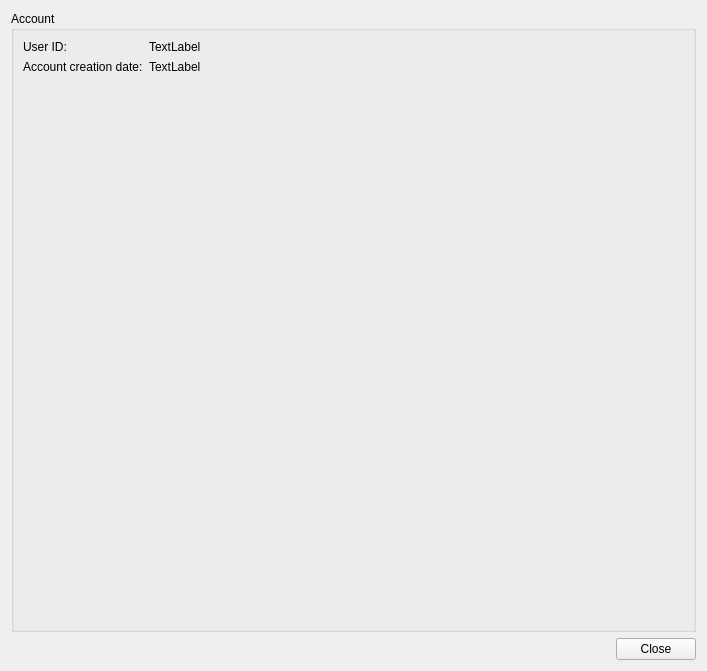
<?xml version="1.0" encoding="UTF-8"?>
<ui version="4.0">
 <class>w_AccountInfo</class>
 <widget class="QWidget" name="w_AccountInfo">
  <property name="geometry">
   <rect>
    <x>0</x>
    <y>0</y>
    <width>707</width>
    <height>671</height>
   </rect>
  </property>
  <property name="windowTitle">
   <string>Form</string>
  </property>
  <layout class="QGridLayout" name="gridLayout">
   <item row="1" column="1">
    <widget class="QPushButton" name="pb_Close">
     <property name="text">
      <string>Close</string>
     </property>
     <property name="icon">
      <iconset resource="../../Icons/Icons.qrc">
       <normaloff>:/General/Cancel.png</normaloff>:/General/Cancel.png</iconset>
     </property>
    </widget>
   </item>
   <item row="1" column="0">
    <spacer name="horizontalSpacer">
     <property name="orientation">
      <enum>Qt::Orientation::Horizontal</enum>
     </property>
     <property name="sizeHint" stdset="0">
      <size>
       <width>40</width>
       <height>20</height>
      </size>
     </property>
    </spacer>
   </item>
   <item row="0" column="0" colspan="2">
    <widget class="QGroupBox" name="groupBox">
     <property name="title">
      <string>Account</string>
     </property>
     <layout class="QFormLayout" name="formLayout">
      <item row="0" column="0">
       <widget class="QLabel" name="lb_UserID_Descriptor">
        <property name="text">
         <string>User ID:</string>
        </property>
       </widget>
      </item>
      <item row="0" column="1">
       <widget class="QLabel" name="lb_UserID">
        <property name="text">
         <string>TextLabel</string>
        </property>
       </widget>
      </item>
      <item row="1" column="0">
       <widget class="QLabel" name="lb_CreationDate_Descriptor">
        <property name="text">
         <string>Account creation date:</string>
        </property>
       </widget>
      </item>
      <item row="1" column="1">
       <widget class="QLabel" name="lb_CreationDate">
        <property name="text">
         <string>TextLabel</string>
        </property>
       </widget>
      </item>
     </layout>
    </widget>
   </item>
  </layout>
 </widget>
 <resources>
  <include location="../../Icons/Icons.qrc"/>
 </resources>
 <connections/>
</ui>
